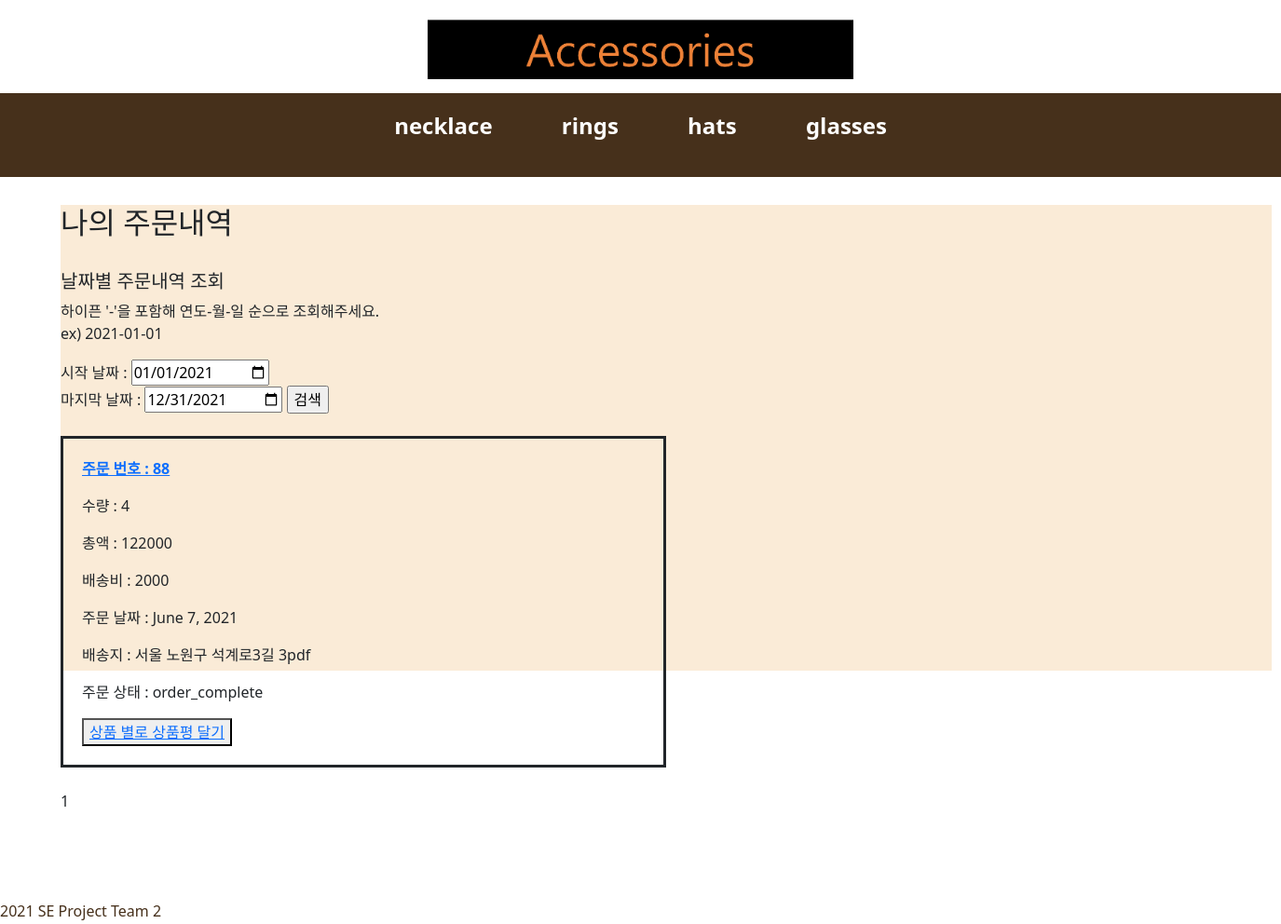
Before: /order/myOrder/ (signed in) with the older database file.
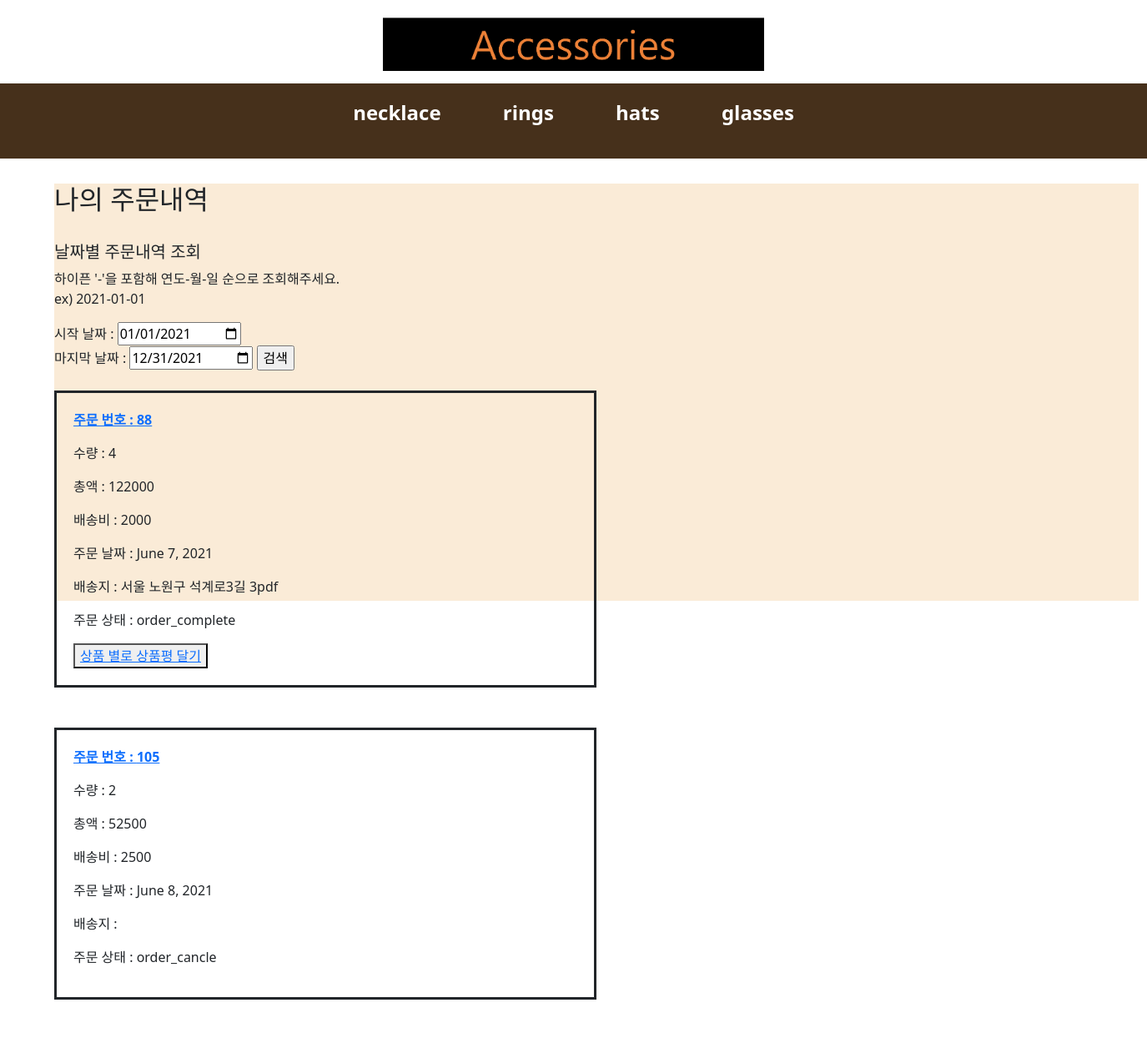
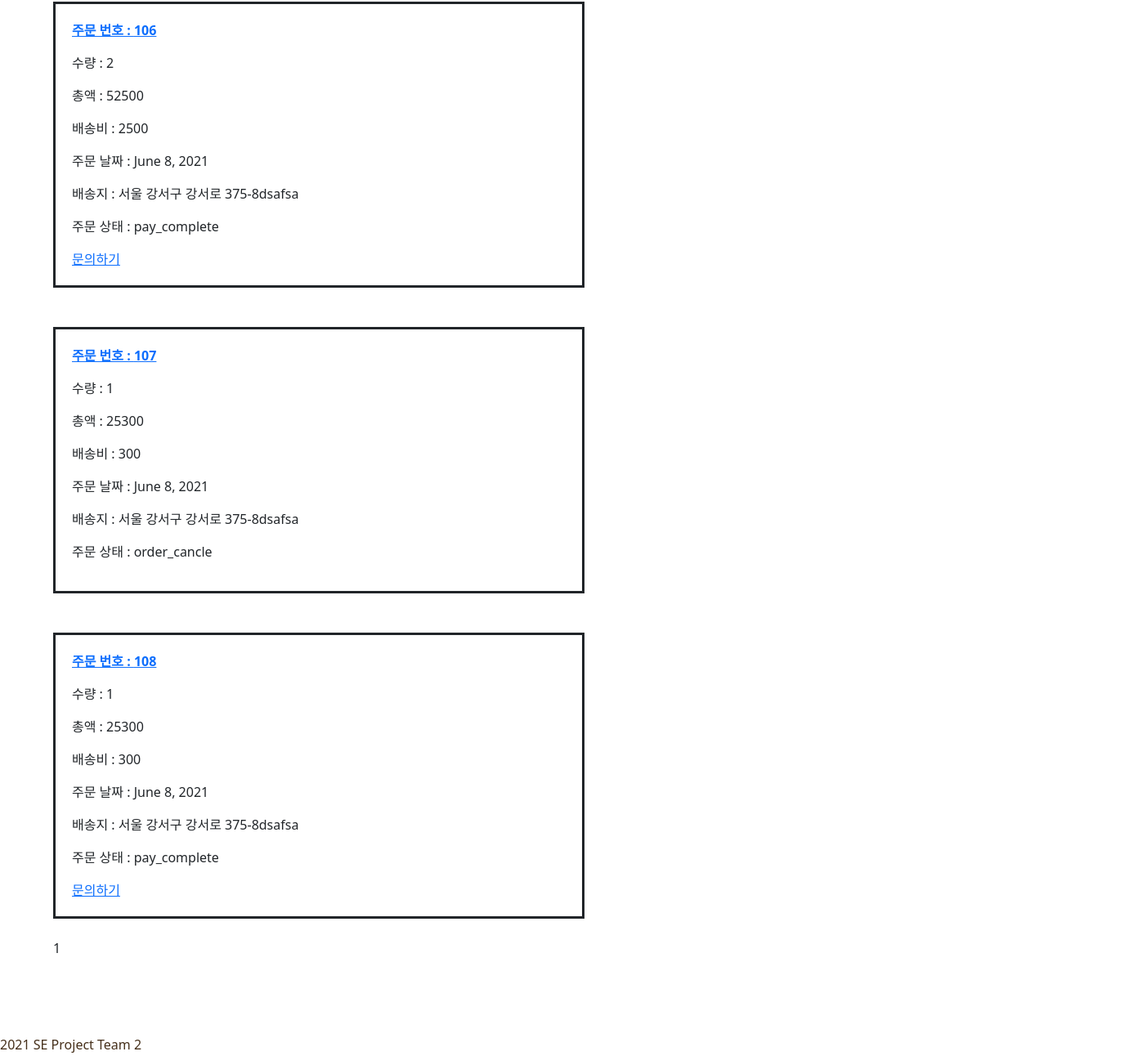
After: the same page with the newer database file (2 pictures, top to bottom).
### orderApp/models.py (models this page shows)
class Order(models.Model):
    CATEGORY_CHOICES=(
        ('order_continue', 'order_continue'),
        ('order_cancle', 'order_cancle'),
        ('pay_cancle', 'pay_cancle'),
        ('pay_complete', 'pay_complete'),
        ('shipping', 'shipping'),
        ('shipping_complete', 'shipping_complete'),
        ('order_complete', 'order_complete')
    )
    order_user=models.CharField(max_length=250, blank=True)
    date_added = models.DateField(auto_now_add=True)
    total_price = models.IntegerField()
    total_quantity = models.IntegerField()
    order_state=models.CharField(max_length=20, choices=CATEGORY_CHOICES)
    total_shipping_fee=models.IntegerField()
    shipping_address=models.CharField(max_length=1000)
    coupon_id=models.CharField(max_length=1000, null=True, blank=True)
    discount_price=models.IntegerField()
    before_discount=models.IntegerField()
    class Meta:
        db_table='Order'
        ordering=['date_added']

### orderApp/views.py (the view)
# urls.py: path('myOrder/', order_views.view_myOrder, name="view_myOrder"),
def view_myOrder(request):
    cart_count=context_processors.counter(request)
    cart_count=int(cart_count)
    count={'cart_count':cart_count}
    user_id=request.session.get('user_id')
    orders=Order.objects.filter(order_user=user_id)
    paginator=Paginator(orders, 5)
    page=request.GET.get('page')
    posts=paginator.get_page(page)
    for order in orders:
        if order.order_state == 'order_continue':
            order.order_state='order_cancle'
            order.save()
    return render(request, 'my_order.html', {'count':count, 'posts':posts})

### cartApp/context_processors.py (called while the page is built)
def counter(request):
    item_count=0
    if 'admin' in request.path:
        return {}
    else:
        try:
            cart= Cart.objects.filter(cart_id=request.session.get('user_id'))
            cart_items = CartItem.objects.all().filter(cart=cart[:1])
            for cart_item in cart_items:
                item_count+=cart_item.quantity
        except Cart.DoesNotExist:
            item_count=0
    return item_count

### orderApp/templates/my_order.html (shortened to what this page needs)
{% extends 'base.html' %}
{% block content %}
    <section>
        <h2>나의 주문내역</h2>
        <div>
            <br>
            <h5>날짜별 주문내역 조회</h3>
                <p>하이픈 '-'을 포함해 연도-월-일 순으로 조회해주세요.
                    <br>ex) 2021-01-01
                </p>
            <form action="{% url 'order:search_order' %}" method="POST">
                시작 날짜 : <input type="date" value="{{minDate|default:'2021-01-01'}}" name="minDate" required>
                <br>마지막 날짜 : <input type="date" value="{{maxDate|default:'2021-12-31'}}" name="maxDate" required>
                <input type="submit" value="검색">
            </form>
        </div>
        <div>
            {% for order in posts%}
                <br>
                <div style="border:solid; width:50%; padding:20px;">
                    <p><strong><a href="{% url 'order:order_detail' order.id %}">주문 번호 : {{order.id}}</a></strong></p>
                    <p>수량 : {{order.total_quantity}}</p>
                    <p>총액 : {{order.total_price}}</p>
                    <p>배송비 : {{order.total_shipping_fee}}</p>
                    <p>주문 날짜 : {{order.date_added}}</p>
                    <p>배송지 : {{order.shipping_address}}</p>
                    <p>주문 상태 : {{order.order_state}}</p>
                    {% if order.order_state == 'pay_complete' %}
                        <a href="{% url 'question:postquestion_view' %}">문의하기</a>
                    {% elif order.order_state == 'shipping' %}
                        <button>문의하기</button>
                    {% elif order.order_state == 'shipping_complete' %}
                        <button><a href="{% url 'order:user_complete_order' order.id %}">구매확정</a></button>
                    {% elif order.order_state == 'order_complete' %}
                        <button><a href="{% url 'order:order_detail' order.id %}">상품 별로 상품평 달기</a></button>
                    {% endif %}
                </div>
                <br>
            {% endfor %}
            <span>{{posts.number}}</span>
            <br><br><br><br><br><br>
        </div>
    </section>
{% endblock %}

### shoppingApp/templates/base.html (shortened to what this page needs)
<!DOCTYPE html>
<html lang="en">
<head>
    {% load static %}
    <link rel="stylesheet" href="{% static 'css/userMain.css' %}">
    <link href="https://cdn.jsdelivr.net/npm/bootstrap@5.0.0-beta3/dist/css/bootstrap.min.css" rel="stylesheet">
        {% load static %}
        <link rel="stylesheet" href="{% static 'css/login.css' %}">
        <link href="https://cdn.jsdelivr.net/npm/bootstrap@5.0.0-beta3/dist/css/bootstrap.min.css" rel="stylesheet">
</head>
<body>
    <header style="background-color: white; height: max-content; top:0;"><div>
        <a href="{% url 'userMain' %}">
        <img src="{%static 'images/mainlogo.png' %}" height="100" alt="iconIMG"></a>
    </div>
    </header>
    <navigator>
            <ul id="category">
                <li><a href="{%url 'products:category' 'necklace' %}">necklace</a></li>
                <li><a href="{%url 'products:category' 'rings' %}">rings</a></li>
                <li><a href="{%url 'products:category' 'hats' %}">hats</a></li>
                <li><a href="{%url 'products:category' 'glasses' %}">glasses</a></li>
            </ul>
    </navigator>
    {% block content %}
    {% endblock %}
    <footer id="footer">2021 SE Project Team 2</footer>
</body>
</html>

### static/css/userMain.css (style rules this page uses)
header { position: fixed; width: 100%; height: 120px; text-align: center; z-index: 2; background-color: #fff; }
#category { position: fixed; top: 110px; list-style: none; height: 90px; width: 100%; padding: 5px 1px; margin: 0; background: #46301B; text-align: center; z-index: 2; }
#category li { position: relative; display: inline-block; margin: 5px 30px; padding: 0; }
#category li a { display: block; position: relative; width: 20%; font-weight: bold; font-size: 15px; padding: 7px 8px; color: #fff; text-decoration: none; cursor: pointer; }
section { position: absolute; top: 220px; height: 500px; width: 100%; }
#footer { position: fixed; left: 0; bottom: 0; width: 100%; padding: 2px 0; color: #46301B; background-color: #FFF; }

### shoppingApp/static/css/login.css (style rules this page uses)
header { margin-top: 20px; position: fixed; width: 100%; height: 120px; text-align: center; z-index: 2; background-color: #fff; }
#category { position: fixed; top: 110px; list-style: none; height: 90px; width: 100%; padding: 5px 1px; margin: 0; background: #46301B; text-align: center; z-index: 2; }
#category li { position: relative; display: inline-block; margin: 5px 30px; padding: 0; }
#category li a { display: block; position: relative; width: 50%; font-weight: bold; font-size: 32px; padding: 7px 8px; color: #fff; text-decoration: none; cursor: pointer; }
section { position: absolute; top: 220px; height: 500px; width: 1300px; margin-left: 65px; background-color: #FAEBD7; }
#footer { position: fixed; left: 0; bottom: 0; width: 100%; padding: 2px 0; color: #46301B; background-color: #FFF; }

### shoppingApp/templates/base.html (style rules this page uses)
#category { position: fixed; top: 100px; list-style: none; height: 90px; width: 100%; padding: 5px 1px; margin: 0; background: #46301B; text-align: center; z-index: 2; }
#category li { position: relative; display: inline-block; margin: 5px 30px; padding: 0; }
#category li a { display: block; position: relative; width: 20%; font-weight: bold; font-size: 24px; padding: 7px 5px; color:white; text-decoration: none; cursor: pointer; }
header { margin:0 !important; padding:0 !important; }
img { margin:10px }

Changed rows visible on the page:
added Order: id "105", total_quantity "2", total_price "52500", total_shipping_fee "2500", date_added "June 8, 2021", order_state "order_cancle"
added Order: id "106", total_quantity "2", total_price "52500", total_shipping_fee "2500", date_added "June 8, 2021", shipping_address "서울 강서구 강서로 375-8dsafsa", order_state "pay_complete", shows "문의하기"
added Order: id "107", total_quantity "1", total_price "25300", total_shipping_fee "300", date_added "June 8, 2021", shipping_address "서울 강서구 강서로 375-8dsafsa", order_state "order_cancle"
added Order: id "108", total_quantity "1", total_price "25300", total_shipping_fee "300", date_added "June 8, 2021", shipping_address "서울 강서구 강서로 375-8dsafsa", order_state "pay_complete", shows "문의하기"
